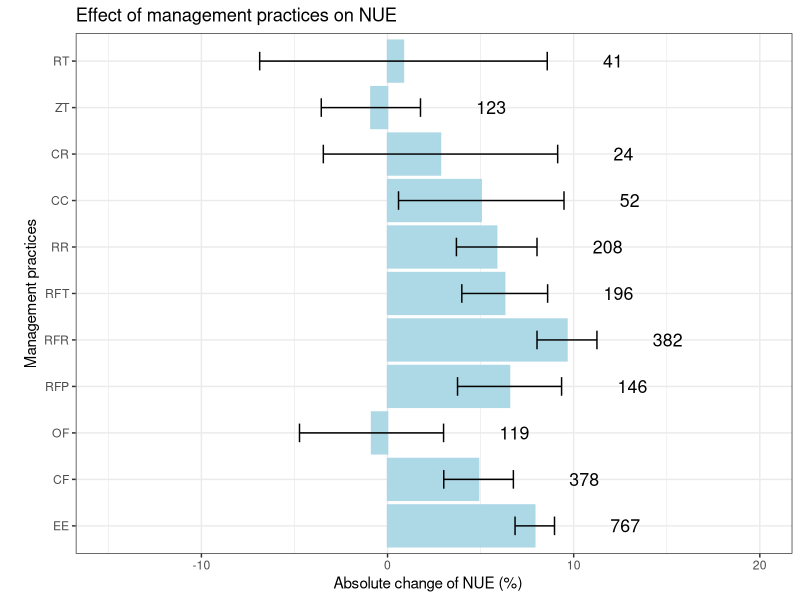
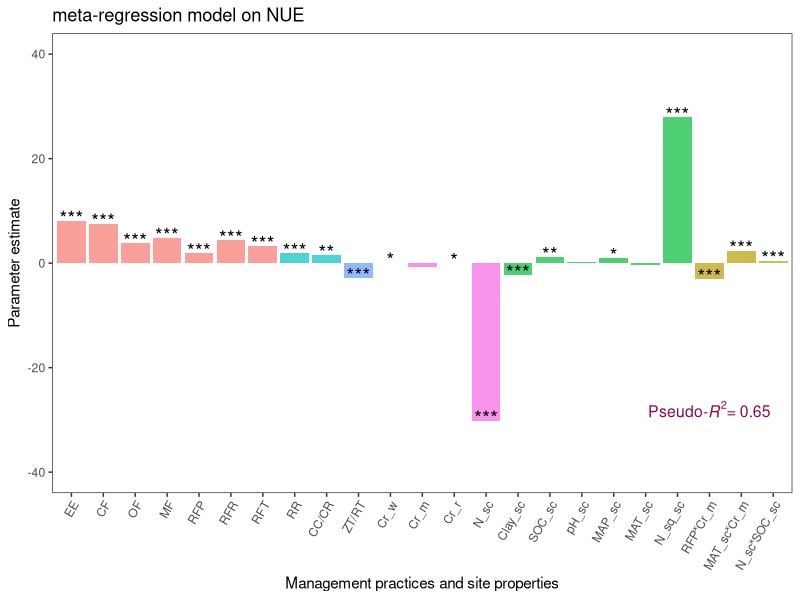

Write the R code that produced these figures, in order.
# Figure 2

# require packages
require(readxl);require(data.table); require(ggplot2);library(ggpubr)

# read in the excel sheet for the data
metaresult_group<- readxl::read_xlsx('articles/ncoms23/Source Data.xlsx',sheet = "Figure2")
metaresult_group <- as.data.table(metaresult_group)

# subset the dataset
mydata <- metaresult_group[Vari=='NUE' & `Group type` == 'Data']

# make the plot (a)
p1 <- ggplot(data = metaresult_group[Vari=='NUE' & `Group type` == 'Data' & grepl('Prima',Group)],
             aes(x=Management,y=mean)) +
      geom_hline(yintercept=0,linetype = "dashed",linewidth=0.3)+
      geom_errorbar(position=position_dodge(0.7),aes(ymin = ci.lb, ymax = ci.ub), width=0.3,size=0.8)+
      geom_point(position=position_dodge(0.7), size=4, stroke = 0.5,shape = 21) +
      #scale_shape_manual(values=c("Meta-analytical data (ROM)"=21,"Primary data (ROM)"=24))+
      geom_text(aes(x = Management, y = ci.ub +6, label = n),
                position = position_dodge(width = 0.7),vjust = 0, hjust=0.5,
                size = 4.5, check_overlap = FALSE)+
      scale_x_discrete(limits=rev(c("Reduced tillage","No tillage","Crop rotation",
                                    "Cover cropping","Residue retention","Fertilizer timing",
                                    "Fertilizer rate","Fertilizer placement","Organic fertilizer",
                                    "Combined fertilizer","Enhanced efficiency")),
                       labels = rev(c("RT","ZT","ROT","CC","RES","RFT","RFR","RFP","OF","CF","EE")))+

      scale_y_continuous(limits=c(-70,120), breaks = c(-50,0,50,100))+
      labs(x = "Management practice", y = "Relative change of NUEr (%)",colour = 'black')+
      theme_bw()+
      theme(legend.title = element_blank(),
            legend.direction = "horizontal",
            legend.position=c(0.3,0.1),
            legend.key = element_rect(fill = "white",size = 1.5),
            legend.key.width = unit(0.4,"lines"),
            legend.key.height = unit(0.5,"lines"),
            legend.background = element_blank(),
            legend.text=element_text(colour = 'black', size=18),
            panel.grid.major = element_blank(),
            panel.grid.minor = element_blank(),
            axis.title=element_text(size=20, colour = 'black', face='bold'),
            axis.title.x=element_blank(),
            axis.text.y = element_text(colour = 'black', size = 22),
            axis.text.x = element_text(colour = 'black', size = 22, hjust = 0.5, vjust = 0.5))






mydata <- metaresult_group[Vari=='NUE' & `Group type` == 'Method']

# make the plot (b)
p2 <- ggplot(data = metaresult_group[Vari=='NUE' & `Group type` == 'Method' & grepl('Method2',Group)],
             aes(y=Management,x=mean)) +
      geom_bar(aes(x = mean, y = Management), stat = "identity", color='lightblue', fill = 'lightblue') +
      geom_errorbar(aes(y = Management, xmin = ci.lb, xmax = ci.ub), width = 0.4) +

      geom_text(aes(y = Management, x = ci.ub + 3, label = n),
                position = position_dodge(width = 0.7),vjust = 0.5,
                hjust=0, size = 4.5, check_overlap = FALSE)+
      scale_y_discrete(limits=rev(c("Reduced tillage","No tillage","Crop rotation",
                                    "Cover cropping","Residue retention","Fertilizer timing",
                                    "Fertilizer rate","Fertilizer placement","Organic fertilizer",
                                    "Combined fertilizer","Enhanced efficiency")),
                       labels = rev(c("RT","ZT","CR","CC","RR","RFT","RFR","RFP","OF","CF","EE")))+
      scale_x_continuous(limits=c(-15,20), breaks = c(-10,0,10,20))+
      labs(y = "\nManagement practices", x = "Absolute change of NUE (%)   ",colour = 'black')+
      theme_bw()+
      ggtitle('Effect of management practices on NUE')

# save the plot
ggsave(plot = p2, file = "products/240704_figure_1_new.png",width = 180,height = 0.5*270, units = "mm")


# -----


# load in the data
d2 <- readxl::read_xlsx('articles/ncoms23/Source Data.xlsx',sheet ="Figure3b")
d2 <- as.data.table(d2)
d2[grepl('RES',Moderator1),Moderator1 := 'RR']
d2[grepl('CC/ROT',Moderator1),Moderator1 := 'CC/CR']

# set moderater levels
d2$Moderator1 <- factor(d2$Moderator1,
                        levels = c("EE","CF","OF", "MF","RFP",
                                  "RFR","RFT", "RR","CC/CR","ZT/RT",
                                   "Cr_w","Cr_m","Cr_r","N_sc","Clay_sc",
                                  "SOC_sc","pH_sc","MAP_sc","MAT_sc",
                                  "N_sq_sc","RFP˟Cr_m","MAT_sc˟Cr_m","N_sc˟SOC_sc"))
d2$colorfactor <- c("#66c2a5", "#66c2a5", "#66c2a5",
                    "#66c2a5", "#66c2a5", "#66c2a5",
                    "#66c2a5", "#e78ac3",
                    "#e78ac3","#fb8072", "#fdbf6f",
                    "#fdbf6f", "#fdbf6f", "#fdbf6f","#bebada",
                    "#bebada","#bebada","#bebada","#bebada","#bebada","#a6d854",
                    "#a6d854", "#a6d854")

# plot the figure (b)
p2 <- ggplot(d2,aes(x = Moderator1, y = Parameter_estimate))+
      geom_bar(stat = "identity", aes(fill = colorfactor), alpha = 0.7,show.legend = F)+
      xlab("Management practices and site properties")+  ylab("Parameter estimate")+
      annotate("text",x = d2$Moderator1[c(1:8,10,14,15,20:23)],y = d2$Parameter_estimate[c(1:8,10,14,15,20:23)]+0.5,label='***',size=5)+
      annotate("text",x = d2$Moderator1[c(9,16)],y = d2$Parameter_estimate[c(9,16)]+0.5,label='**',size=5)+
      annotate("text",x = d2$Moderator1[c(11,13,18)],y = d2$Parameter_estimate[c(11,13,18)]+0.5,label='*',size=5)+
      annotate("text",x = d2$Moderator1[c(12,17,19)],y = d2$Parameter_estimate[c(12,17,19)]+0.5,label='',size=5)+
      ggtitle('meta-regression model on NUE')+ theme_bw()+
      annotate("text",x=21,y=-28,label= expression(paste("Pseudo-",italic(R^2),"= 0.65")), size=4, colour="deeppink4")+
      theme(axis.text.x = element_text(angle = 60, hjust = 1),
            panel.grid = element_blank(),
            legend.position = "none") + ylim(-40,40)


ggsave(plot = p2, file = "products/240704_figure_2_new.png", width = 180, height = 210/3, units = "mm")

